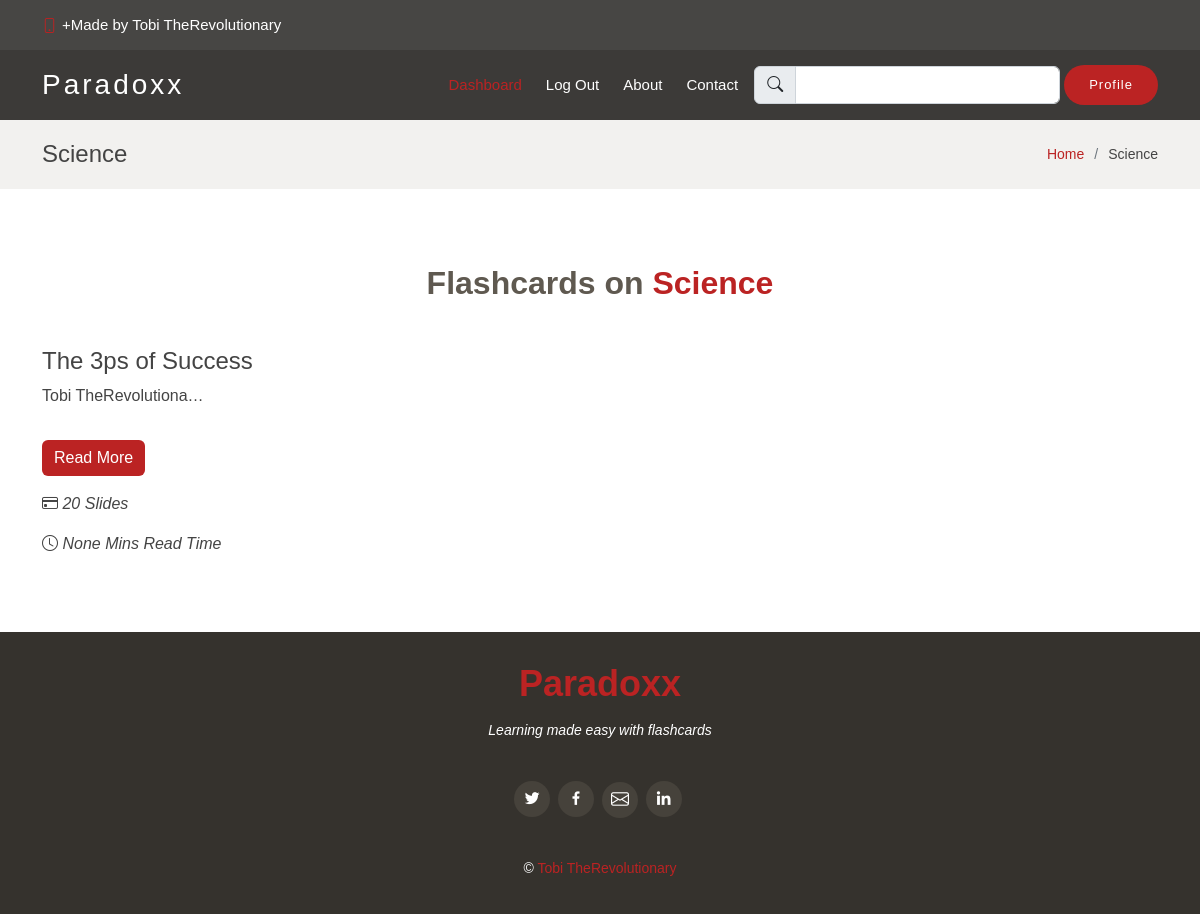
/science (signed in), run on the app's committed database.
### core/models.py (models this page shows, shortened)
class FlashCard(models.Model):
	title = models.CharField(max_length=999, unique=True, null=True)
	slug = AutoSlugField(populate_from="title", unique=True, null=True)
	featured_image = models.ImageField(upload_to="files/flashcard title images", null=True, help_text="upload an image with a resolution of 375x360")
	author = models.ForeignKey(User, on_delete=models.SET_NULL, null=True)
	description = models.TextField(null=True)
	category = models.CharField(max_length=400, choices=CATEGORIES, null=True )
	number_of_slides = models.PositiveIntegerField(null=True)
	read_time = models.PositiveIntegerField(null=True)
	date_created = models.DateTimeField(null=True, auto_now_add=True)

### core/views.py (the view)
# urls.py: path('science', views.science, name="science"),
@login_required
def science(request):
    flashcard = FlashCard.objects.filter(category="Science")
    page = request.GET.get('page', 1)
    paginator = Paginator(flashcard, 5)
    try:
         flashcard = paginator.page(page)
    except PageNotAnInteger:
         flashcard = paginator.page(1)
    except EmptyPage:
         flashcard = paginator.page(paginator.num_pages)
    context = {
		'flashcard' : flashcard,
		'title' : 'Science'
	}
    return render(request, 'category.html', context)

### templates/category.html (shortened to what this page needs)
{% extends 'base.html' %}
{% load static %}
{% block content %}
<main id="main">
  <section class="breadcrumbs">
    <div class="container">
      <div class="d-flex justify-content-between align-items-center">
        <h2>{{title}}</h2>
        <ol>
          <li><a href="#">Home</a></li>
          <li>{{title}}</li>
        </ol>
      </div>
    </div>
  </section>
  <section class="inner-page">
    <div class="container">
        <div class="section-title">
          <h2>Flashcards on <span>{{title}}</span></h2>
        </div>
        <div class="row">
          {% for c in flashcard %}
          <div class="col-lg-4">
            <div class="box">
              <h4>{{c.title}}</h4>
              <p>{{c.description|truncatechars:20|safe}}</p>
              <button class="btn text-center mt-3 btn-custom mb-3" type="submit">
                <a href="/detail/{{c.slug}}" class="nav-link">Read More</a>
              </button>
              <p><i class="bi bi-credit-card"> {{c.number_of_slides}} Slides</i></p>
              <p><i class="bi bi-clock"> {{c.read_time}} Mins Read Time</i></p>
            </div>
          </div>
          {% endfor %}
        </div>
      </div>
  </section>
</main>
{% endblock %}

### static/assets/css/styles.css (style rules this page uses)
body { font-family: "Poppins", sans-serif; color: #444444; }
a { text-decoration: none; color: #bb2323; }
h1, h2, h3, h4, h5, h6 { font-family: "Satisfy", sans-serif; }
h2 span { color: #bb2323; }
.btn-custom { background: #bb2323; color: #fff; border: none; outline: none; }
section { padding: 60px 0; }
.section-title { text-align: center; padding-bottom: 30px; }
.section-title h2 { margin: 15px 0 0 0; font-size: 32px; font-weight: 700; color: #5f5950; }
.section-title h2 span { color: #bb2323; }
.breadcrumbs { padding: 20px 0; background-color: #f2f1ef; min-height: 40px; margin-top: 120px; }
.breadcrumbs h2 { font-size: 24px; font-weight: 300; margin: 0; }
.breadcrumbs ol { display: flex; flex-wrap: wrap; list-style: none; padding: 0; margin: 0; font-size: 14px; }
.breadcrumbs ol li+li { padding-left: 10px; }
.breadcrumbs ol li+li::before { display: inline-block; padding-right: 10px; color: #6c757d; content: "/"; }

### data on the page
FlashCard: category "Science", title "The 3ps of Success", description "Tobi TheRevolutiona…", number_of_slides "20", read_time "None"
